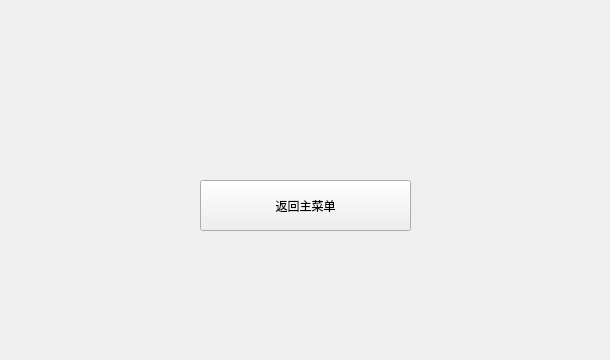
<?xml version="1.0" encoding="UTF-8"?>
<ui version="4.0">
 <class>death</class>
 <widget class="QWidget" name="death">
  <property name="geometry">
   <rect>
    <x>0</x>
    <y>0</y>
    <width>610</width>
    <height>360</height>
   </rect>
  </property>
  <property name="windowTitle">
   <string>pet</string>
  </property>
  <property name="styleSheet">
   <string notr="true"/>
  </property>
  <widget class="QLabel" name="label">
   <property name="geometry">
    <rect>
     <x>170</x>
     <y>70</y>
     <width>271</width>
     <height>33</height>
    </rect>
   </property>
   <property name="maximumSize">
    <size>
     <width>621</width>
     <height>351</height>
    </size>
   </property>
   <property name="cursor">
    <cursorShape>ArrowCursor</cursorShape>
   </property>
   <property name="styleSheet">
    <string notr="true">font: 24pt &quot;幼圆&quot;;
color: rgb(255, 255, 255);
</string>
   </property>
   <property name="text">
    <string/>
   </property>
  </widget>
  <widget class="QPushButton" name="backbutton">
   <property name="geometry">
    <rect>
     <x>200</x>
     <y>180</y>
     <width>211</width>
     <height>51</height>
    </rect>
   </property>
   <property name="cursor">
    <cursorShape>PointingHandCursor</cursorShape>
   </property>
   <property name="styleSheet">
    <string notr="true">font: 14pt &quot;幼圆&quot;;
border-image: url(:/image/button.png);</string>
   </property>
   <property name="text">
    <string>返回主菜单</string>
   </property>
  </widget>
  <widget class="QWidget" name="widget" native="true">
   <property name="geometry">
    <rect>
     <x>0</x>
     <y>-50</y>
     <width>651</width>
     <height>550</height>
    </rect>
   </property>
   <property name="styleSheet">
    <string notr="true">border-image: url(:/image/death.jpg);</string>
   </property>
   <widget class="QLabel" name="label_2">
    <property name="geometry">
     <rect>
      <x>0</x>
      <y>280</y>
      <width>121</width>
      <height>131</height>
     </rect>
    </property>
    <property name="styleSheet">
     <string notr="true">border-image: url(:/image/tombstone.png);</string>
    </property>
    <property name="text">
     <string/>
    </property>
   </widget>
  </widget>
  <zorder>widget</zorder>
  <zorder>backbutton</zorder>
  <zorder>label</zorder>
 </widget>
 <resources/>
 <connections/>
</ui>
